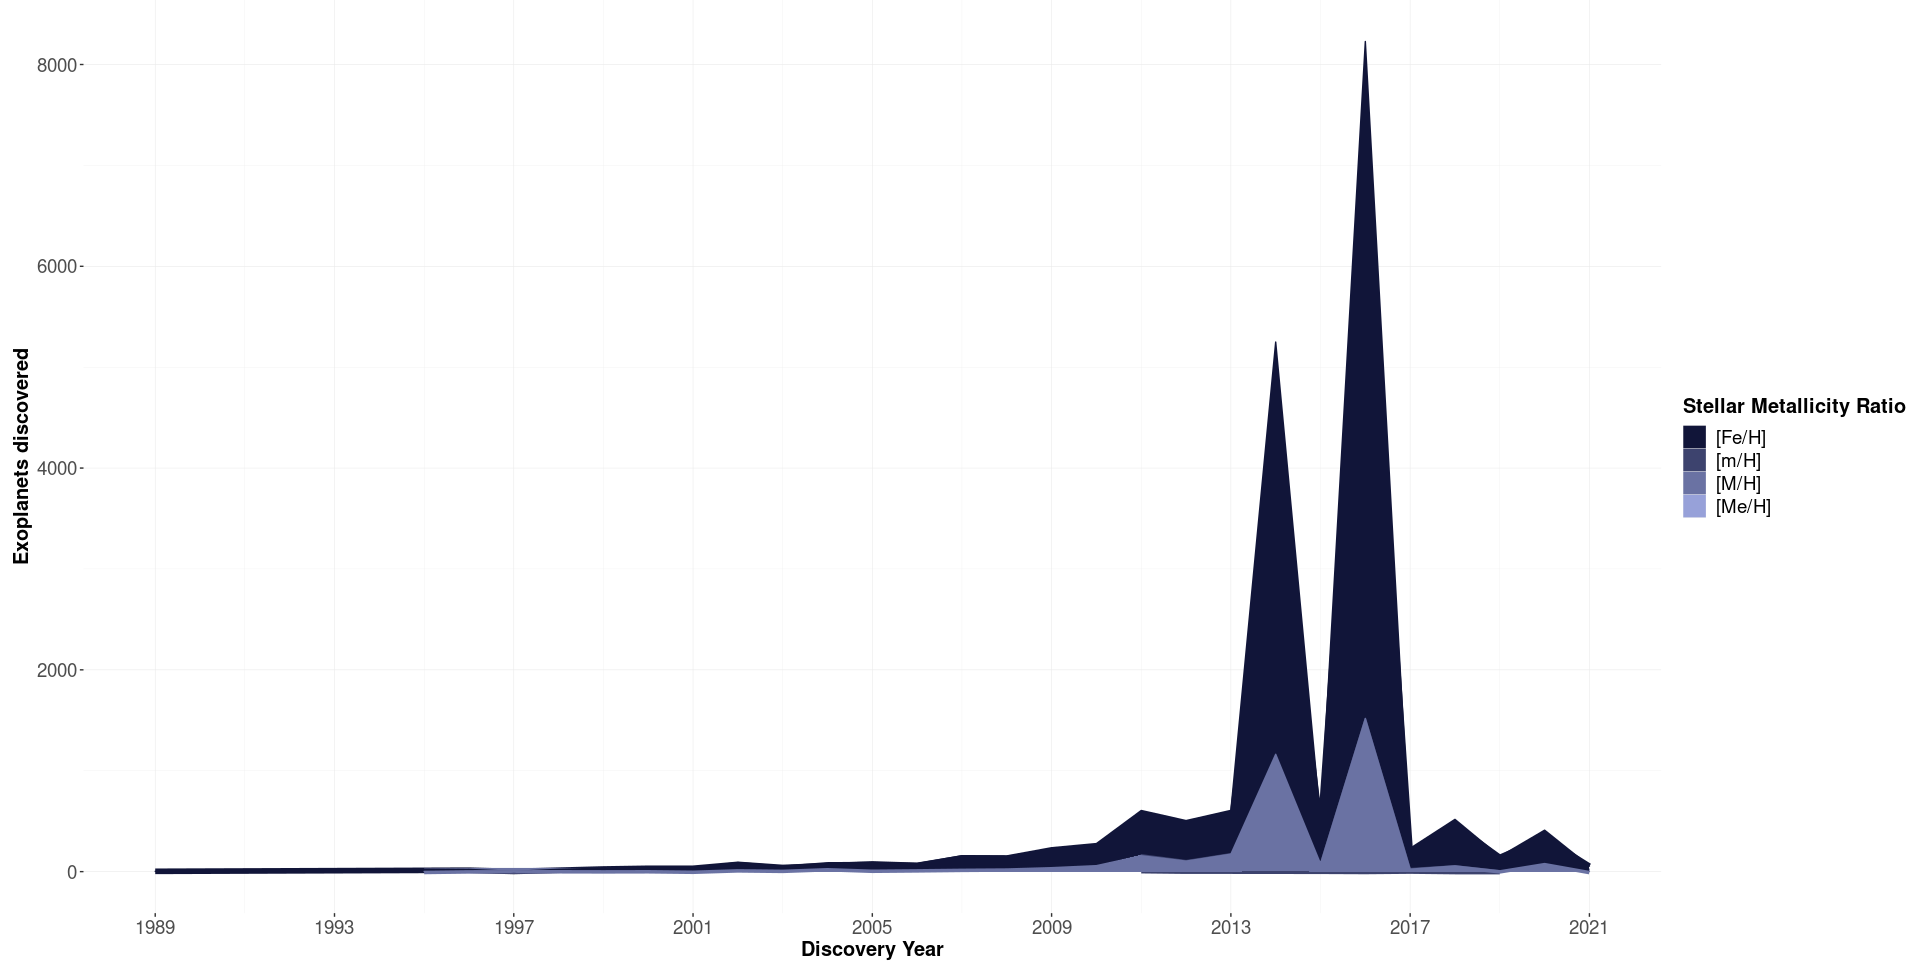

R code for this plot:

# Paths:
path_data = "data/"
path_lib = "renv/library/R-4.1/x86_64-pc-linux-gnu/"

# Packages:
require(dplyr, lib = path_lib)
require(readr, lib = path_lib)
require(RColorBrewer, lib = path_lib)
require(ggplot2, lib = path_lib)

# Dataset:
df = readr::read_csv(paste0(path_data, "nasa_exoplanets.csv")) %>%
         as.data.frame()
attr(df, "spec") = NULL
df_varnames = readr::read_csv(paste0(path_data, "nasa_exoplanets_var_names.csv")) %>%
                  as.data.frame()
attr(df_varnames, "spec") = NULL

# Variables:
x_var = "disc_year"
x_var_name = (df_varnames %>%
                 dplyr::filter(var == x_var))$var_name
y_var_name = "Exoplanets discovered"
color_var = "st_metratio"
color_var_name = (df_varnames %>%
                     dplyr::filter(var == color_var))$var_name

# Adapt the data:
df_plot = df %>%
              dplyr::group_by(eval(parse(text = x_var)),
                              eval(parse(text = color_var))) %>%
              dplyr::summarise(y_var = n()) %>%
              as.data.frame() %>%
              dplyr::rename("x_var" = "eval(parse(text = x_var))",
                            "color_var" = "eval(parse(text = color_var))")
df_plot$color_var = as.factor(df_plot$color_var)

# Deal with NA:
df_plot = df_plot[!is.na(df_plot[, "color_var"]), ]

# Plot:
my_palette = colorRampPalette(c("#111539", "#97A1D9"))
n_levels = length(levels(df_plot$color_var))
x_axis_labels = seq(from = min(df_plot$x_var),
                    to = max(df_plot$x_var),
                    by = 4)

p = ggplot(
        data = df_plot,
        aes(
            x = x_var,
            y = y_var,
            color = color_var
        ),
        position = position_stack(reverse = TRUE),
        show.legend = TRUE
    ) +
    geom_line(
        show.legend = TRUE,
        size = 2
    ) +
    geom_area(
        aes(fill = color_var)
    ) +
    scale_fill_manual(
        values = my_palette(n_levels),
        name = color_var_name
    ) +
    scale_color_manual(
        values = my_palette(n_levels),
        name = color_var_name
    ) +
    scale_x_continuous(
        labels = x_axis_labels,
        breaks = x_axis_labels
    ) +
    theme(
        axis.text.x = element_text(
            size = 14,
            angle = 0,
            hjust = 0.5,
            vjust = 1
        ),
        axis.text.y = element_text(size = 14),
        axis.title.x = element_text(
            size = 15,
            face = "bold"
        ),
        axis.title.y = element_text(
            size = 15,
            face = "bold"
        ),
        legend.title = element_text(
            size = 15,
            face = "bold"
        ),
        legend.text = element_text(size = 14),
        panel.background = element_rect(fill = "white"),
        panel.grid.major = element_line(
            size = 0.2,
            linetype = "solid",
            colour = "#eaeaea"
        ),
        panel.grid.minor = element_line(
            size = 0.1,
            linetype = "solid",
            colour = "#eaeaea"
        ),
        plot.margin = margin(
            t = 0, 
            r = 5,
            b = 5, 
            l = 10,
            unit = "pt"
        )
    ) +
    xlab(x_var_name) +
    ylab(y_var_name)

p
